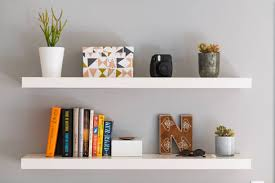
#> input picture Shelf.jpg, 275 x 183 px, found by its file name
$ python main.py
#> lines starting #> are read from the running program, lines starting #| are printed output that depends on the picture
# SMART RETAIL SIMPLE DEMO PROJECT

import cv2
from textblob import TextBlob
import pandas as pd
import matplotlib.pyplot as plt
from sklearn.linear_model import LinearRegression
import numpy as np

print("SMART RETAIL MONITORING SYSTEM DEMO")

# -------------------------------
# MODULE 1: SHELF IMAGE ANALYZER
# -------------------------------

print("\nRunning Shelf Image Analyzer...")

try:
    img = cv2.imread("shelf.jpg")
#> img is the input picture: shape (183, 275, 3); mean B, G, R 165.5, 170.6, 178.5
    gray = cv2.cvtColor(img, cv2.COLOR_BGR2GRAY)
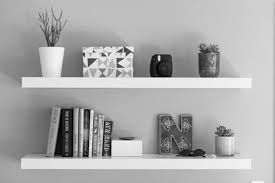
#> gray: shape (183, 275); min 0, max 254, mean 172.4
    edges = cv2.Canny(gray, 50, 150)
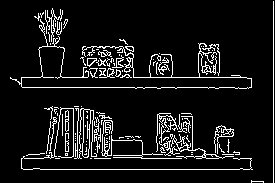
#> edges: shape (183, 275); 8.9% white in thin lines or dots

    cv2.imshow("Shelf Image", img)
    cv2.imshow("Shelf Edges Detection", edges)
    cv2.waitKey(2000)
    cv2.destroyAllWindows()

    print("Shelf Image Processed Successfully")
except:
    print("Shelf Image Not Found (Skip if no image)")

# -------------------------------
# MODULE 2: NLP REVIEW ANALYZER
# -------------------------------

print("\nRunning Review Sentiment Analyzer...")

#> (the run stopped early here; a loop or call above may not have finished)
